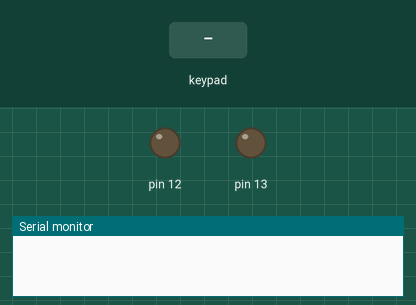
The sketch below on a simulated Arduino Uno, built with avr-gcc and run on an emulated ATmega328P. Shown: output pins drawn as LEDs (lit = HIGH), the last lines printed to the serial monitor. Dashed ring = blinking. The inputs (shaded band) are chosen by the test bench.

Above: at 1.2 s.
1.3 s: key '*' pressed
At 2.2 s:
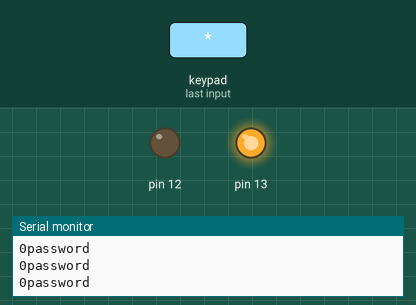
2.8 s: keypad keys 9 8 7 6 # pressed 0.4 s apart
At 11.1 s:
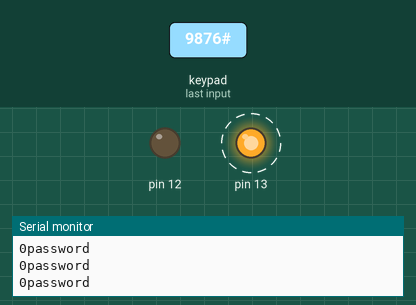
Timing chart, 0 to 12.6 s (numbered marks = the images above; inputs shaded):
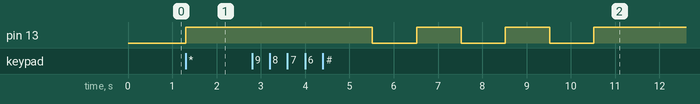

The sketch:

sketch_jun10b.ino
```cpp
#include <Keypad.h>

const byte ROWS = 4;
const byte COLS = 3;

int password = 0;

int tamanho = 0;


char keys[ROWS][COLS] = {

		{'1','2','3'},
		{'4','5','6'},
		{'7','8','9'},
		{'*','0','#'}

			};
byte rowPins[ROWS] = {9,8,7,6};
byte colPins[COLS] = {5,4,3};

Keypad keypad = Keypad( makeKeymap(keys),rowPins,colPins,ROWS,COLS);


void setup() {
  pinMode(13, OUTPUT);
  pinMode(12,OUTPUT);

	Serial.begin(9600);


}

void loop() {


char key = keypad.getKey();

if (key == '*'){
while(true){
digitalWrite(13,HIGH);

char key = keypad.getKey();

if (key != '#' || key != '*'){


//Serial.println("key");
//Serial.print(key);
key = (int)key;
password += key;
Serial.println("password");
delay(100);
Serial.print(password);
}

if (key == '#'){


Serial.println("NOVO PASS");
Serial.print(password);
password = password - 35;
if (password == 202){
Serial.println("ABERTO");
Serial.print(password);

digitalWrite(13,HIGH);
delay(200);
digitalWrite(13,LOW);
delay(200);
digitalWrite(13,HIGH);
delay(200);
digitalWrite(13,LOW);
delay(200);
digitalWrite(13,HIGH);
delay(200);
digitalWrite(13,LOW);
delay(200);

digitalWrite(12,HIGH);
delay(5000);
digitalWrite(12,LOW);
delay(5000);
Serial.print("ABERTO");
  password = 0;
  break;

  }
else {

password = 0;
digitalWrite(13,HIGH);
delay(1000);
digitalWrite(13,LOW);
delay(1000);
digitalWrite(13,HIGH);
delay(1000);
digitalWrite(13,LOW);
delay(1000);
digitalWrite(13,HIGH);
delay(1000);
digitalWrite(13,LOW);
delay(1000);
  }


  }

  }

  }


}
```

Measured:
- after the input at 1.3 s, pin 13: LOW → HIGH at once
- after the input at 2.8 s, pin 13: alternates HIGH for 1.0 s and LOW for 1.0 s, 6 changes in all, then stays HIGH, starting after 2.7 s
